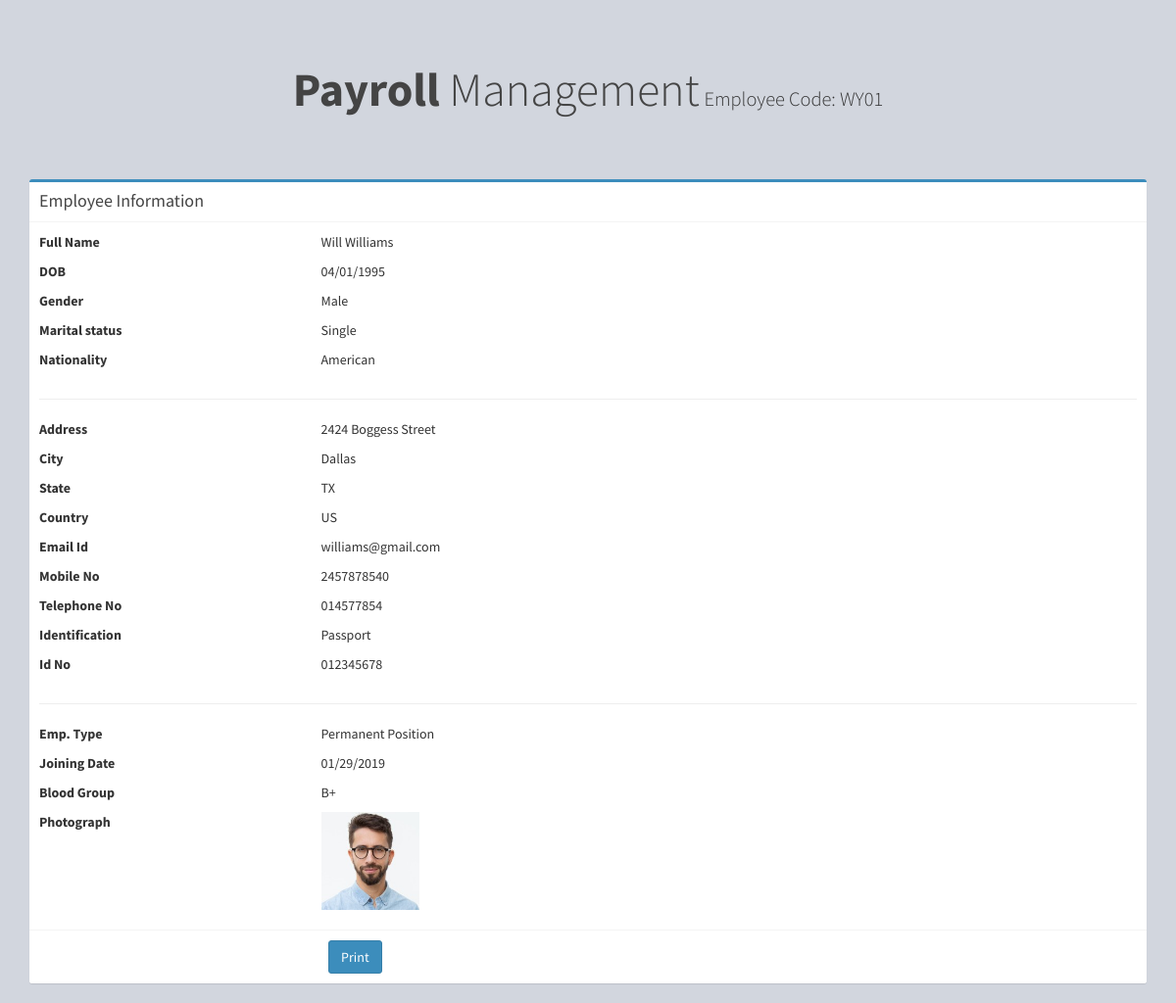
/registration/report.php?emp=WY01, run on the app's committed database.
### tables this page shows
CREATE TABLE `wy_employees` (
  `emp_id` int(11) NOT NULL,
  `emp_code` varchar(255) NOT NULL,
  `emp_password` varchar(255) NOT NULL,
  `first_name` varchar(255) NOT NULL,
  `last_name` varchar(255) NOT NULL,
  `dob` varchar(255) NOT NULL,
  `gender` enum('male','female') NOT NULL DEFAULT 'male',
  `merital_status` varchar(255) NOT NULL,
  `nationality` varchar(255) NOT NULL,
  `address` longtext NOT NULL,
  `city` varchar(255) NOT NULL,
  `state` varchar(255) NOT NULL,
  `country` varchar(255) NOT NULL,
  `email` varchar(255) NOT NULL,
  `mobile` varchar(255) NOT NULL,
  `telephone` varchar(255) NOT NULL,
  `identity_doc` varchar(255) NOT NULL,
  `identity_no` varchar(255) NOT NULL,
  `emp_type` varchar(255) NOT NULL,
  `joining_date` varchar(255) NOT NULL,
  `blood_group` varchar(255) NOT NULL,
  `photo` varchar(255) NOT NULL,
  `designation` varchar(255) NOT NULL,
  `department` varchar(255) NOT NULL,
  `pan_no` varchar(255) NOT NULL,
  `bank_name` varchar(255) NOT NULL,
  `account_no` varchar(255) NOT NULL,
  `ifsc_code` varchar(255) NOT NULL,
  `pf_account` varchar(255) NOT NULL,
  `created` datetime NOT NULL
);

### registration/report.php (the view, shortened to what this page needs)
<?php require(dirname(__FILE__) . '/config.php');
$empId = $_REQUEST['emp'];
$selectSQL = mysqli_query($db, "SELECT * FROM `" . DB_PREFIX . "employees` WHERE `emp_code` = '$empId' LIMIT 0, 1");
if ( $selectSQL ) {
	if ( mysqli_num_rows($selectSQL) > 0 ) {
		$empDATA = mysqli_fetch_assoc($selectSQL);
	}
} ?>
<!DOCTYPE html>
<html lang="en">
<head>
	<link rel="stylesheet" href="<?php echo BASE_URL; ?>bootstrap/css/bootstrap.min.css">
  	<link rel="stylesheet" href="<?php echo BASE_URL; ?>dist/css/AdminLTE.css">
</head>
<body class="hold-transition register-page">
	<div class="container">
		<div class="register-box">
		  	<div class="register-logo">
		    	<a href="<?php echo BASE_URL; ?>reports/<?php echo $empDATA['emp_code']; ?>/"><b>Payroll</b> Management</a>
		    	<small>Employee Code: <?php echo $empDATA['emp_code']; ?></small>
		  	</div>
		</div>
		<div class="box box-primary">
			<div class="box-header with-border">
				<h3 class="box-title">Employee Information</h3>
			</div>
			<div class="box-body">
				<div class="row">
					<label class="col-sm-3">Full Name</label>
					<div class="col-sm-9">
						<p><?php echo ucwords($empDATA['first_name']); ?> <?php echo ucwords($empDATA['last_name']); ?></p>
					</div>
				</div>
				<div class="row">
					<label class="col-sm-3">DOB</label>
					<div class="col-sm-9">
						<p><?php echo $empDATA['dob']; ?></p>
					</div>
				</div>
		        <div class="row">
			        <label class="col-sm-3">Gender</label>
			        <div class="col-sm-9">
			            <p><?php echo ucwords($empDATA['gender']); ?></p>
			        </div>
			    </div>
				<div class="row">
					<label class="col-sm-3">Marital status</label>
					<div class="col-sm-9">
						<p><?php echo ucwords($empDATA['merital_status']); ?></p>
					</div>
				</div>
				<div class="row">
					<label class="col-sm-3">Nationality</label>
					<div class="col-sm-9">
						<p><?php echo ucwords($empDATA['nationality']); ?></p>
					</div>
				</div>
				<hr />
				<div class="row">
					<label class="col-sm-3">Address</label>
					<div class="col-sm-9">
						<p><?php echo ucwords($empDATA['address']); ?></p>
					</div>
				</div>
				<div class="row">
					<label class="col-sm-3">City</label>
					<div class="col-sm-9">
						<p><?php echo ucwords($empDATA['city']); ?></p>
					</div>
				</div>
				<div class="row">
					<label class="col-sm-3">State</label>
					<div class="col-sm-9">
						<p><?php echo ucwords($empDATA['state']); ?></p>
					</div>
				</div>
				<div class="row">
					<label class="col-sm-3">Country</label>
					<div class="col-sm-9">
						<p><?php echo ucwords($empDATA['country']); ?></p>
					</div>
				</div>
				<div class="row">
					<label class="col-sm-3">Email Id</label>
					<div class="col-sm-9">
						<p><?php echo $empDATA['email']; ?></p>
					</div>
				</div>
				<div class="row">
					<label class="col-sm-3">Mobile No</label>
					<div class="col-sm-9">
						<p><?php echo $empDATA['mobile']; ?></p>
					</div>
				</div>
				<div class="row">
					<label class="col-sm-3">Telephone No</label>
					<div class="col-sm-9">
						<p><?php echo $empDATA['telephone'] ? $empDATA['telephone'] : 'N/A'; ?></p>
					</div>
				</div>
				<div class="row">
					<label class="col-sm-3">Identification</label>
					<div class="col-sm-9">
						<p><?php echo ucwords($empDATA['identity_doc']); ?></p>
					</div>
				</div>
				<div class="row">
					<label class="col-sm-3">Id No</label>
					<div class="col-sm-9">
						<p><?php echo $empDATA['identity_no']; ?></p>
					</div>
				</div>
				<hr />
				<div class="row">
					<label class="col-sm-3">Emp. Type</label>
					<div class="col-sm-9">
						<p><?php echo ucwords($empDATA['emp_type']); ?></p>
					</div>
				</div>
				<div class="row">
					<label class="col-sm-3">Joining Date</label>
					<div class="col-sm-9">
						<p><?php echo $empDATA['joining_date']; ?></p>
					</div>
				</div>
				<div class="row">
					<label class="col-sm-3">Blood Group</label>
					<div class="col-sm-9">
						<p><?php echo $empDATA['blood_group']; ?></p>
					</div>
				</div>
				<div class="row">
					<label class="col-sm-3">Photograph</label>
					<div class="col-sm-9">
						<p><img width="100" height="100" class="img-responsive" src="<?php echo BASE_URL; ?>photos/<?php echo $empDATA['photo']; ?>" alt="<?php echo $empDATA['first_name']; ?>" /></p>
					</div>
				</div>
			</div>
			<div class="box-footer">
				<div class="col-sm-offset-3 col-sm-9">
					<button type="button" class="btn btn-primary" onclick="window.print();">Print</button>
				</div>
			</div>
		</div>
	</div>
</body>
</html>

### data on the page
wy_employees: emp_code "WY01", first_name "Will", last_name "Williams", dob "04/01/1995", gender "Male", merital_status "Single", nationality "American", address "2424 Boggess Street", city "Dallas", state "TX", country "US", email "williams@gmail.com", mobile "2457878540", telephone "014577854", identity_doc "Passport", identity_no "012345678", emp_type "Permanent Position", joining_date "01/29/2019", blood_group "B+", photo (picture)
